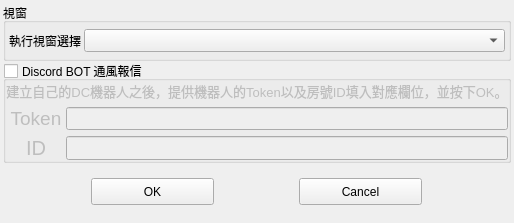
<?xml version="1.0" encoding="UTF-8"?>
<ui version="4.0">
 <class>Setting</class>
 <widget class="QWidget" name="Setting">
  <property name="geometry">
   <rect>
    <x>0</x>
    <y>0</y>
    <width>502</width>
    <height>223</height>
   </rect>
  </property>
  <property name="windowTitle">
   <string>Setting</string>
  </property>
  <layout class="QGridLayout" name="gridLayout">
   <property name="leftMargin">
    <number>3</number>
   </property>
   <property name="topMargin">
    <number>3</number>
   </property>
   <property name="rightMargin">
    <number>3</number>
   </property>
   <property name="bottomMargin">
    <number>3</number>
   </property>
   <property name="spacing">
    <number>0</number>
   </property>
   <item row="1" column="0">
    <widget class="QGroupBox" name="groupBox">
     <property name="title">
      <string>Discord BOT 通風報信</string>
     </property>
     <property name="checkable">
      <bool>true</bool>
     </property>
     <property name="checked">
      <bool>false</bool>
     </property>
     <layout class="QVBoxLayout" name="verticalLayout">
      <property name="leftMargin">
       <number>0</number>
      </property>
      <property name="topMargin">
       <number>0</number>
      </property>
      <property name="rightMargin">
       <number>0</number>
      </property>
      <property name="bottomMargin">
       <number>0</number>
      </property>
      <item>
       <widget class="QLabel" name="label_3">
        <property name="maximumSize">
         <size>
          <width>16777215</width>
          <height>30</height>
         </size>
        </property>
        <property name="font">
         <font>
          <pointsize>10</pointsize>
         </font>
        </property>
        <property name="text">
         <string>建立自己的DC機器人之後，提供機器人的Token以及房號ID填入對應欄位，並按下OK。</string>
        </property>
        <property name="alignment">
         <set>Qt::AlignCenter</set>
        </property>
       </widget>
      </item>
      <item>
       <layout class="QHBoxLayout" name="horizontalLayout_3">
        <property name="spacing">
         <number>0</number>
        </property>
        <item>
         <widget class="QLabel" name="label">
          <property name="maximumSize">
           <size>
            <width>60</width>
            <height>36</height>
           </size>
          </property>
          <property name="font">
           <font>
            <pointsize>14</pointsize>
           </font>
          </property>
          <property name="text">
           <string>Token</string>
          </property>
          <property name="alignment">
           <set>Qt::AlignCenter</set>
          </property>
         </widget>
        </item>
        <item>
         <widget class="QLineEdit" name="DC_TOKEN">
          <property name="sizePolicy">
           <sizepolicy hsizetype="Preferred" vsizetype="Preferred">
            <horstretch>0</horstretch>
            <verstretch>0</verstretch>
           </sizepolicy>
          </property>
          <property name="maximumSize">
           <size>
            <width>16777215</width>
            <height>34</height>
           </size>
          </property>
          <property name="font">
           <font>
            <pointsize>10</pointsize>
           </font>
          </property>
          <property name="text">
           <string/>
          </property>
         </widget>
        </item>
       </layout>
      </item>
      <item>
       <layout class="QHBoxLayout" name="horizontalLayout_2">
        <property name="spacing">
         <number>0</number>
        </property>
        <item>
         <widget class="QLabel" name="label_2">
          <property name="maximumSize">
           <size>
            <width>60</width>
            <height>36</height>
           </size>
          </property>
          <property name="font">
           <font>
            <pointsize>15</pointsize>
           </font>
          </property>
          <property name="text">
           <string>ID</string>
          </property>
          <property name="alignment">
           <set>Qt::AlignCenter</set>
          </property>
         </widget>
        </item>
        <item>
         <widget class="QLineEdit" name="DC_CHID">
          <property name="sizePolicy">
           <sizepolicy hsizetype="Preferred" vsizetype="Preferred">
            <horstretch>0</horstretch>
            <verstretch>0</verstretch>
           </sizepolicy>
          </property>
          <property name="maximumSize">
           <size>
            <width>16777215</width>
            <height>34</height>
           </size>
          </property>
          <property name="font">
           <font>
            <pointsize>10</pointsize>
           </font>
          </property>
         </widget>
        </item>
       </layout>
      </item>
     </layout>
    </widget>
   </item>
   <item row="4" column="0">
    <widget class="QWidget" name="widget" native="true">
     <layout class="QHBoxLayout" name="horizontalLayout">
      <item>
       <widget class="QPushButton" name="OKButton">
        <property name="maximumSize">
         <size>
          <width>123</width>
          <height>27</height>
         </size>
        </property>
        <property name="text">
         <string>OK</string>
        </property>
       </widget>
      </item>
      <item>
       <widget class="QPushButton" name="CancelButton">
        <property name="maximumSize">
         <size>
          <width>123</width>
          <height>27</height>
         </size>
        </property>
        <property name="text">
         <string>Cancel</string>
        </property>
       </widget>
      </item>
     </layout>
    </widget>
   </item>
   <item row="0" column="0">
    <widget class="QGroupBox" name="groupBox_2">
     <property name="title">
      <string>視窗</string>
     </property>
     <layout class="QGridLayout" name="gridLayout_2">
      <property name="leftMargin">
       <number>3</number>
      </property>
      <property name="topMargin">
       <number>3</number>
      </property>
      <property name="rightMargin">
       <number>3</number>
      </property>
      <property name="bottomMargin">
       <number>3</number>
      </property>
      <property name="spacing">
       <number>3</number>
      </property>
      <item row="0" column="0" alignment="Qt::AlignLeft">
       <widget class="QLabel" name="label_17">
        <property name="sizePolicy">
         <sizepolicy hsizetype="Preferred" vsizetype="Preferred">
          <horstretch>0</horstretch>
          <verstretch>0</verstretch>
         </sizepolicy>
        </property>
        <property name="maximumSize">
         <size>
          <width>16777215</width>
          <height>16777215</height>
         </size>
        </property>
        <property name="text">
         <string>執行視窗選擇</string>
        </property>
        <property name="alignment">
         <set>Qt::AlignCenter</set>
        </property>
       </widget>
      </item>
      <item row="0" column="1">
       <widget class="QComboBox" name="WindowsComboBox">
        <property name="sizePolicy">
         <sizepolicy hsizetype="MinimumExpanding" vsizetype="Preferred">
          <horstretch>0</horstretch>
          <verstretch>0</verstretch>
         </sizepolicy>
        </property>
        <property name="maximumSize">
         <size>
          <width>16777215</width>
          <height>23</height>
         </size>
        </property>
       </widget>
      </item>
     </layout>
    </widget>
   </item>
  </layout>
 </widget>
 <resources/>
 <connections/>
</ui>
